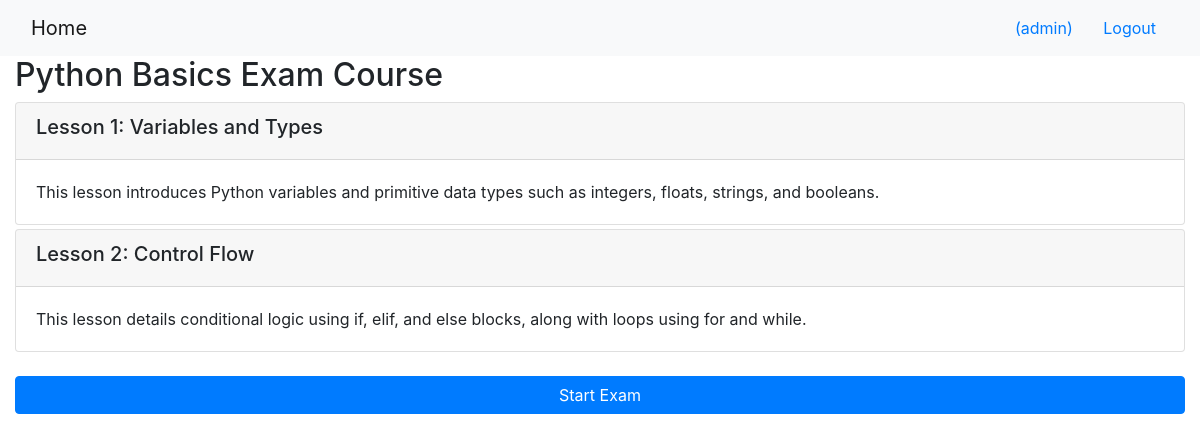
/onlinecourse/1/ (signed in), run on the app's committed database.
### onlinecourse/models.py (models this page shows, shortened)
class Course(models.Model):
    name = models.CharField(null=False, max_length=30, default='online course')
    image = models.ImageField(upload_to='course_images/')
    description = models.CharField(max_length=1000)
    pub_date = models.DateField(null=True)
    instructors = models.ManyToManyField(Instructor)
    users = models.ManyToManyField(settings.AUTH_USER_MODEL, through='Enrollment')
    total_enrollment = models.IntegerField(default=0)
    is_enrolled = False

class Lesson(models.Model):
    title = models.CharField(max_length=200, default="title")
    order = models.IntegerField(default=0)
    course = models.ForeignKey(Course, on_delete=models.CASCADE)
    content = models.TextField()

### onlinecourse/views.py (the view)
# urls.py: path('<int:pk>/', views.CourseDetailView.as_view(), name='course_details'),
class CourseDetailView(generic.DetailView):
    model = Course
    template_name = 'onlinecourse/course_detail_bootstrap.html'

### onlinecourse/templates/onlinecourse/course_detail_bootstrap.html (shortened to what this page needs)
<!DOCTYPE html>
<html lang="en">
<head>
     {% load static %}
    <link rel="stylesheet" href="https://maxcdn.bootstrapcdn.com/bootstrap/4.5.2/css/bootstrap.min.css">
</head>
<body>
    <nav class="navbar navbar-light bg-light">
        <div class="container-fluid">
            <div class="navbar-header">
                  <a class="navbar-brand" href="{% url 'onlinecourse:index' %}">Home</a>
            </div>
            <ul class="nav navbar-nav navbar-right">
                {% if user.is_authenticated %}
                <li>
                    <a class="btn btn-link" href="#">{{ user.first_name }}({{ user.username }})</a>
                    <a class="btn btn-link" href="{% url 'onlinecourse:logout' %}">Logout</a>
                </li>
                {% endif %}
            </ul>
        </div>
    </nav>
    <div class="container-fluid">
            <h2>{{ course.name }}</h2>
            <div class="card-columns-vertical">
                {% for lesson in course.lesson_set.all %}
                    <div class="card mt-1">
                        <div class="card-header"><h5>Lesson {{lesson.order|add:1}}: {{lesson.title}}</h5></div>
                        <div class="card-body">{{lesson.content}}</div>
                    </div>
                {% endfor %}
            </div>
            {% if user.is_authenticated %}
            <div class="mt-4">
                <button class="btn btn-primary btn-block" type="button" data-toggle="collapse" data-target="#exam" aria-expanded="false" aria-controls="exam">
                    Start Exam
                </button>
            </div>
            {% endif %}
    </div>
</body>
</html>

### data on the page
Course: name "Python Basics Exam Course"
Lesson: order|add "1", title "Variables and Types", content "This lesson introduces Python variables and primitive data types such as integers, floats, strings, and booleans."
Lesson: order|add "2", title "Control Flow", content "This lesson details conditional logic using if, elif, and else blocks, along with loops using for and while."

### other printed values
{{ user.username }} "admin"
